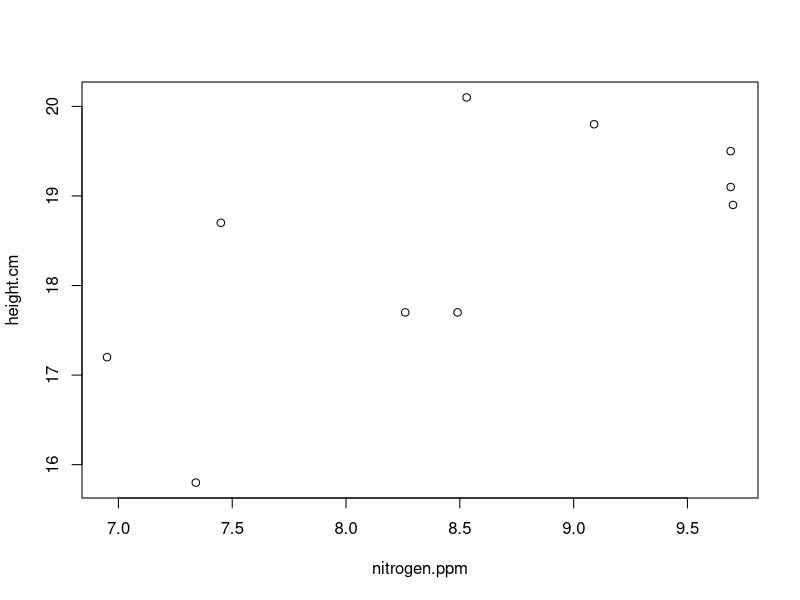
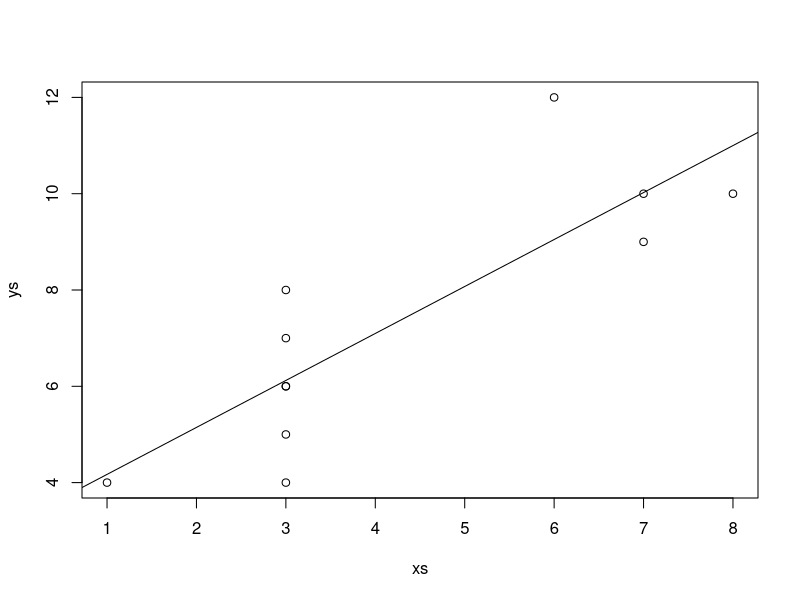
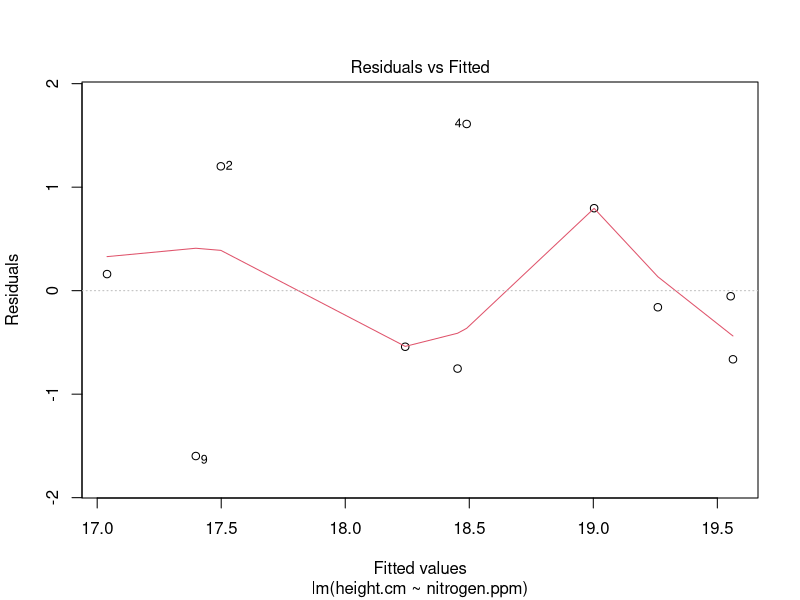
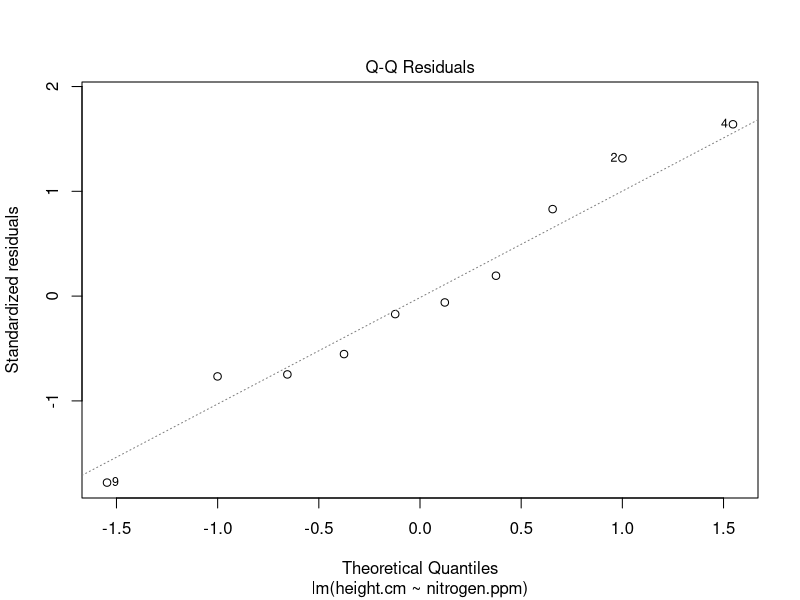
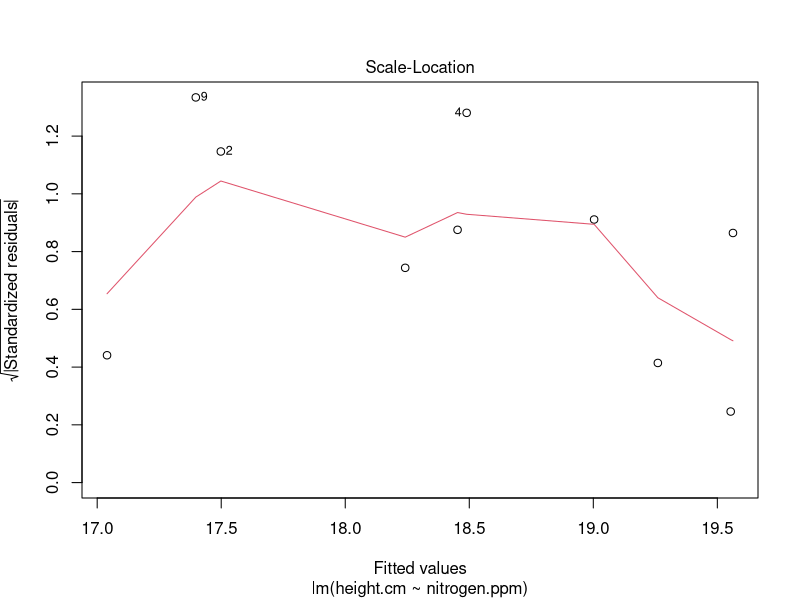
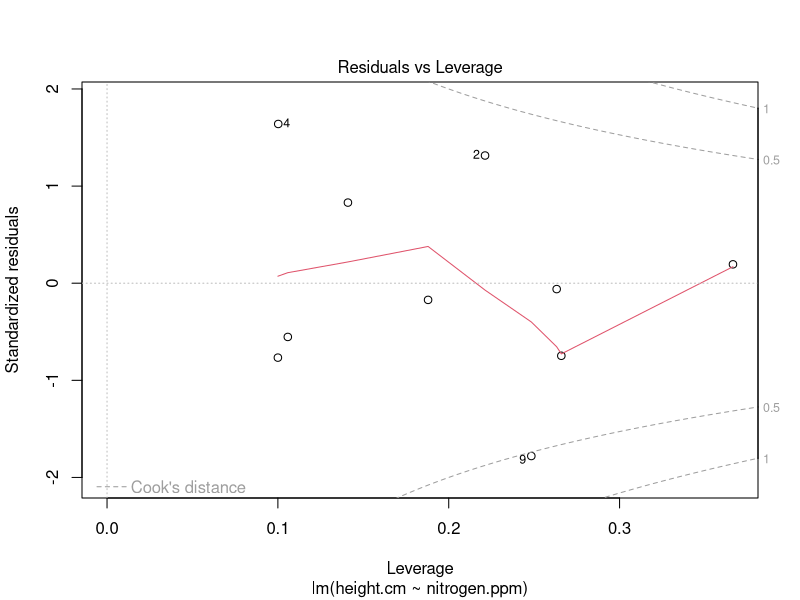
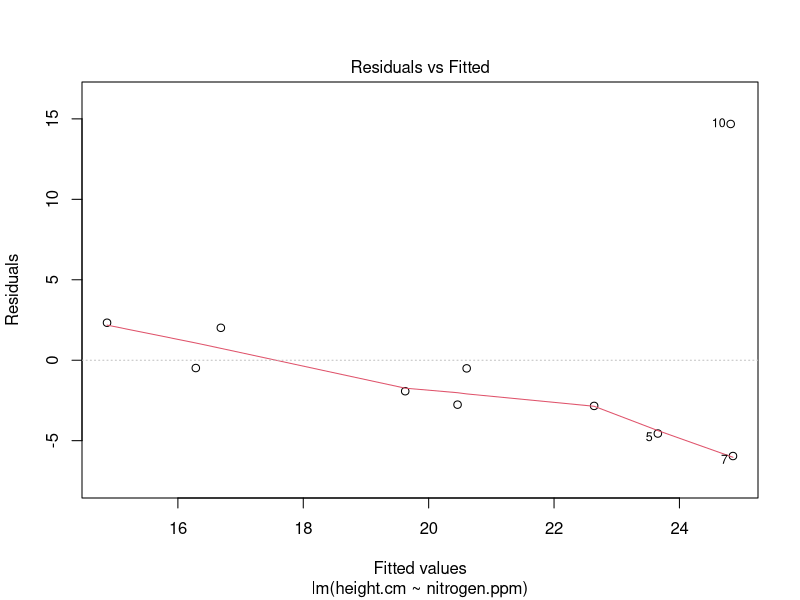
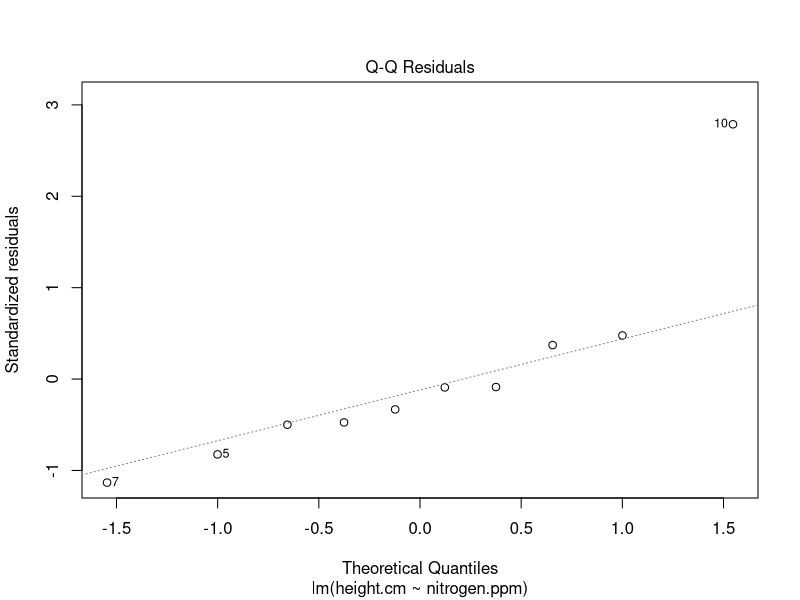

These charts were generated, in order, by the following R code:
	height.cm<-c(17.7,18.7,17.2,20.1,19.1,17.7,18.9,19.8,15.8,19.5)
	nitrogen.ppm<-c(8.26,7.45,6.95,8.53,9.37,8.49,9.7,9.09,7.34,9.69)
	
	model<-lm(height.cm~nitrogen.ppm)
	summary(model)
	anova(model)

model.r<-lm(height.cm~1);summary(model.r);mean(height.cm)# reduced model
anova(model.r)

anova(model,model.r)# we should keep height in the model
16.0450-8.5783  # the residual SS for both models   divide this by residualMS from full model
(16.0450-8.5783)/1.0723

#summary(model)
#pt(2.639,8,lower.tail=FALSE)*2  #8 degrees of freedom

slope<-cov(height.cm,nitrogen.ppm)/var(nitrogen.ppm)
intercept<-mean(height.cm)-(slope*mean(nitrogen.ppm))
predicted.y<-intercept+slope*nitrogen.ppm
SSerror<-sum((height.cm-predicted.y)^2)
MS.error<-SSerror/8
std.error.b1<-sqrt(MS.error/sum((nitrogen.ppm-mean(nitrogen.ppm))^2))
t.stat<-slope/std.error.b1

t.stat^2  #t^2 = F
pt(t.stat,8,lower.tail=FALSE)*2
pf(t.stat^2,1,8,lower.tail=FALSE)



#QC
#QC  #are different steps, most are graphical
#Lack of fit
#When you have multiple y's at a given x
  #important when we have multiple observations at the same value
    #cause this can drive how steep the slope is
  #gonna turn numbers into factors, so order of them doesn't matter, basically doing an ANOVA on this regression
  #Converting the predictor into a factor effectively ignores the continuous aspect of the predictor and treats each value as a categorical predictor.
  #can test for lack of fit by making a new model
height.cm<-c(17.7,18.7,17.2,20.1,19.1,17.7,18.9,19.8,15.8,19.5)
#nitrogen.ppm<-c(8.26,7.45,6.95,8.53,  ##9.37##  ,8.49,9.7,9.09,7.34,9.69)#change data to have two observations at 9.69
nitrogen.ppm<-c(8.26,7.45,6.95,8.53,9.69,8.49,9.7,9.09,7.34,9.69)
plot(height.cm~nitrogen.ppm)
model<-lm(height.cm~nitrogen.ppm)
as.factor(nitrogen.ppm) #as factor converts nitrogen.ppm into categories
as.numeric(as.factor(nitrogen.ppm))

modelLF<-lm(height.cm~as.factor(nitrogen.ppm))
anova(model)#
anova(modelLF)#not sig, probably not a problem

xs<-c(1,3,3,3,3,3,3,6,8,7,7)
ys<-c(4,8,6,7,5,4,6,12,10,9,10)
dumbmod<-lm(ys~xs)
plot(xs,ys);abline(dumbmod)
anova(dumbmod)
dumbmodLF<-lm(ys~as.factor(xs))
anova(dumbmodLF)


#QC plots
height.cm<-c(17.7,18.7,17.2,20.1,19.1,17.7,18.9,19.8,15.8,19.5)
nitrogen.ppm<-c(8.26,7.45,6.95,8.53,9.37,8.49,9.7,9.09,7.34,9.69)
model<-lm(height.cm~nitrogen.ppm)
plot(model)

#Residuals vs. Fitted - The residuals should be randomly distributed around the horizontal line representing the residual error of zero; there should not be a distinct trend in the distribution of points - numbered points should maybe be paid attention to, but not worried about too much - some points will always be numbered
  #symmetry is around the regression line
  #the red line is supposed to help you figure out if anything is a pattern of interest
  #you should have red line being straight across
  #the numbers on graph are the data points, will name 3 that are furthest away
  #want a nice symmetrical spread, uniform distribution, across the graph
  #don't want any pattern
  
  
#Normal Q-Q - Should be pretty close to the line
  #tells us theoeretical quantiles if our error term is normally distributed
    #want it to be normally distributed b/c have assumed this in this model
  #theoretical quantiles vs. standardized residuals
  #if it is normal, all the dots should fall right on the dotted line
  
  
#Scale and location - different way to look at residuals vs. fitted
 #want to have no pattern
 
 
#Residuals vs. Leverage - Because the regression must pass through the centroid, points that lie far from the centroid have greater leverage, and their leverage increases if there are fewer points nearby. As a result, leverage reflects both the distance from the centroid and the isolation of a point. The plot also contours values of Cook’s distance, which measures how much the regression would change if a point was deleted. Cook’s distance is increased by leverage and by large residuals: a point far from the centroid with a large residual can severely distort the regression. On this plot, you want to see that the red smoothed line stays close to the horizontal gray dashed line and that no points have a large Cook’s distance (i.e, >0.5).
    
height.cm<-c(17.7,18.7,17.2,20.1,19.1,17.7,18.9,19.8,15.8,39.5)#changed last value to 39.5
nitrogen.ppm<-c(8.26,7.45,6.95,8.53,9.37,8.49,9.7,9.09,7.34,9.69)
model<-lm(height.cm~nitrogen.ppm)
plot(model)

#TESTS FOR NORMALITY
#package fBasics - has function to test for normality

#3 MAIN TESTS FOR NORMALITY, 3RD IS THE BEST
  #1st - Shapiro Wilks Test
    #weaknesses - sensitive to small samples, with small samples will allow things to pass
        #with large samples, will flag the ones that don't work
        #doesn't work well if have identical values        
        
set.seed(6)
library(fBasics)
x<-rnorm(50)

hist(x,breaks=15)

normalTest(x,method=c("sw"))   #function in fBasics that tests Shapiro wilks and others
#null hypo of normality test is that data is not different from normal
#so according to the result of this shapiro wilks test, our data is not normal
#but we drew it from a normal distribution, so use head and look at it


#Kolmogorov-Smirnoff Test
  #most common one in the lit, but probs the worst
  #originally developed to compare 2 distributions, so is doing a QQ plot really
  #is taking our data and is challenging it against the theoretical expectations, and looking at how far our is from theretical
  #if is normal, all dots should be on line
normalTest(x,method=c("ks")) #how to test for normality with KS
  #here is passes the test, so acceept the null that our data is normally distributed, cause 2 sided is 0.57



#D'Agostine Pearson Omnibus Test
  #looking at both skewness and kurtosis (whether have a lot of data crammed towards mean or tail)
normalTest(x,method=c("da"))
  #get a p value of 0.1798, so accept null that data is dsitributed normally
  #also give a skewness and kurtosis numbers, so can help us decide how and if should transform data

#Error term must be normally distributed, can see if residual data is normally distributed


#care about normality with regression, cause taking the mean of each variable when calculating intercept and the covariance of this

#ERROR TERM IS THE MOST IMPORTANT THING THAT HAS TO BE NORMALLY DISTRIBUTED, MORE IMPORTANT THAN ACTUAL DATA
